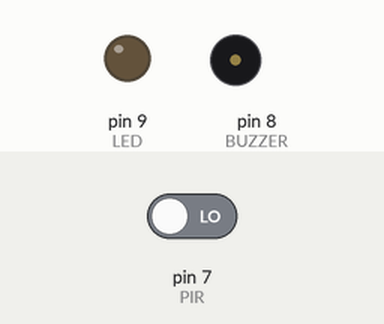
This sketch was run on a simulated Arduino Uno, built with avr-gcc and run on an emulated ATmega328P. Shown: output pins drawn as LEDs (lit = HIGH), buzzer (waves = sounding, pin HIGH). The inputs (shaded band) are chosen by the test bench; at power-on: pin 7 (PIR) LOW.

Above: at 1.2 s.
1.3 s: pin 7 (PIR) driven HIGH
At 1.7 s:
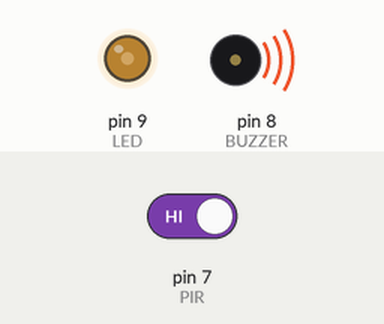
At 2.15 s:
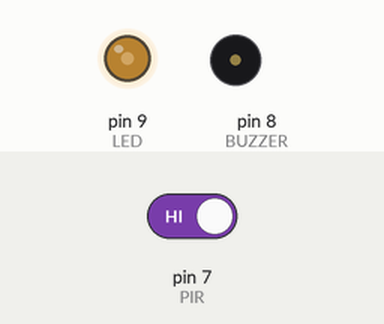
4.3 s: pin 7 (PIR) driven LOW
At 5.2 s:
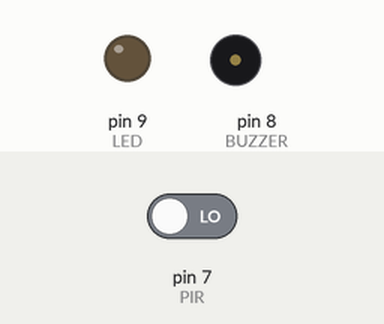
Timing chart, 0 to 7.3 s (numbered marks = the images above; inputs shaded):
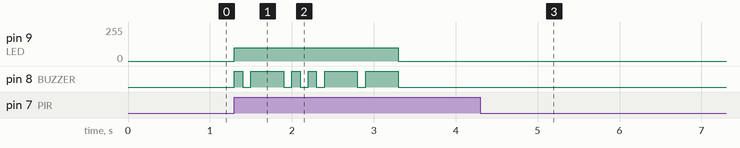

The sketch:

animal_scan_code.ino
```cpp
// (licence header left out)
//declaração de variáreis, com os nomes dos componentes, que guardam o número do pino em que estão conectados ao Arduino
byte PIR = 7;
byte BUZZER = 8;
byte LED = 9;

//na função setup(), o modo de operação dos pinos do Arduino, nos quais estão conectados aos componentes, é configurado para "entrada"(INPUT) ou "saída" (OUTPUT)
void setup() {
  pinMode(PIR, INPUT); //o pino 7, no qual está conectado o sensor PIR, funcionará no modo INPUT (entrada)
  pinMode(BUZZER, OUTPUT); //o pino 8, no qual está conectado o Buzzer, funcionará no modo OUTPUT (saída)
  pinMode(LED, OUTPUT); //o pino 9, no qual está conectado o LED, funcionará no modo OUTPUT (saída)
}

//na função loop(), está o código que será executado de forma repetida e no qual estão as tarefas a serem executadas
void loop() {
  if ( digitalRead(PIR) == 1) {  //condição: SE o valor da leitura feita no pino 7 (sensor digital PIR) for igual a 1 (o que representa que houve movimento), será executada a função alerta()
    alerta(); //a função alerta() está mais abaixo, e nela está um conjunto de tarefas nas quais o LED e o Buzeer são acionados, para emitir o sinal de que houve movimento
  }
}

//na função alerta(), o LED é ligado e o Buzzer é ativado e desativado de forma intermitente, ao longo de dois segundos, após isso o LED é apagado
void alerta() {
  analogWrite(LED, 100); //o pino 9, no qual está conectado o LED, é configurado para fornecer o valor analógico 100 (de 255), o que equivale a aproximadamente 2v de tensão, já que no projeto não houve utilização de resistor com o LED
  digitalWrite(BUZZER, HIGH); //o pino 8, no qual está conectado o Buzeer, é ativado em estado alto (total), 5v, ativando o silvo/apito
  delay(100); //aguarda um tempo de 100 milissegundos até executar a próxima tarefa
  digitalWrite(BUZZER, LOW); //o pino 8, no qual está conectado o Buzeer, é desativado (0v - estado baixo)
  delay(100);
  digitalWrite(BUZZER, HIGH);
  delay(400);
  digitalWrite(BUZZER, LOW);
  delay(100);
  digitalWrite(BUZZER, HIGH);
  delay(100);
  digitalWrite(BUZZER, LOW);
  delay(100);
  digitalWrite(BUZZER, HIGH);
  delay(100);
  digitalWrite(BUZZER, LOW);
  delay(100);
  digitalWrite(BUZZER, HIGH);
  delay(400);
  digitalWrite(BUZZER, LOW);
  delay(100);
  digitalWrite(BUZZER, HIGH);
  delay(400);
  digitalWrite(BUZZER, LOW);
  analogWrite(LED, 0); //o pino 9, no qual está conectado o LED, é desativado, apagando-o
  delay(1000); //aguarda 1 segundo antes de encerrar a função e ir para a próxima linha de código
}
```

Measured:
- after the input at 1.3 s, pin 9 (LED): 0/255 → 100/255 at once, → 0/255 2.0 s later; pin 8 (BUZZER): LOW → HIGH at once, → LOW 0.10 s later, → HIGH 0.10 s later, → LOW 0.40 s later, … (12 changes in this stretch)
- after the input at 4.3 s, pin 9 (LED): stops changing and stays 0/255; pin 8 (BUZZER): stops changing and stays LOW
